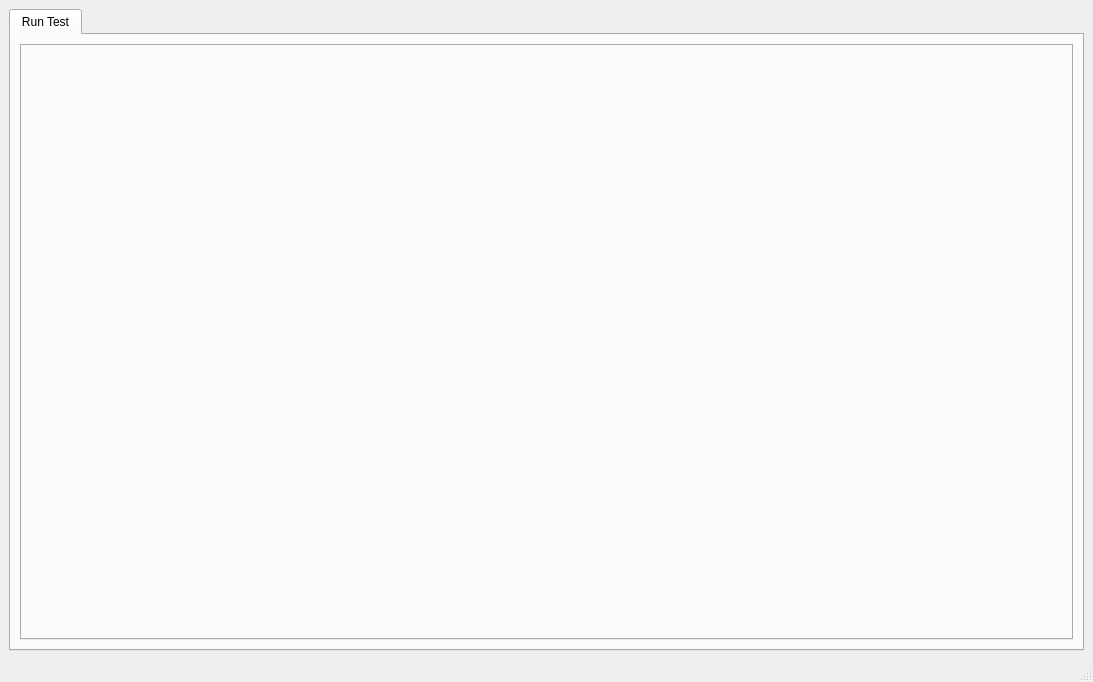
<?xml version="1.0" encoding="UTF-8"?>
<ui version="4.0">
 <class>MainWindow</class>
 <widget class="QMainWindow" name="MainWindow">
  <property name="geometry">
   <rect>
    <x>0</x>
    <y>0</y>
    <width>1093</width>
    <height>682</height>
   </rect>
  </property>
  <property name="windowTitle">
   <string>MainWindow</string>
  </property>
  <widget class="QWidget" name="mimo_main">
   <layout class="QVBoxLayout" name="verticalLayout">
    <item>
     <widget class="QTabWidget" name="rattlesnake_tabs">
      <property name="toolTip">
       <string>Select portion of the Rattlesnake controller.</string>
      </property>
      <property name="currentIndex">
       <number>0</number>
      </property>
      <widget class="QWidget" name="run_test_tab">
       <attribute name="title">
        <string>Run Test</string>
       </attribute>
       <layout class="QVBoxLayout" name="verticalLayout_8">
        <item>
         <layout class="QHBoxLayout" name="environment_results_layout">
          <item>
           <widget class="QTabWidget" name="run_environment_tabs">
            <property name="tabPosition">
             <enum>QTabWidget::West</enum>
            </property>
            <property name="currentIndex">
             <number>-1</number>
            </property>
           </widget>
          </item>
         </layout>
        </item>
       </layout>
      </widget>
     </widget>
    </item>
   </layout>
  </widget>
  <widget class="QMenuBar" name="menubar">
   <property name="geometry">
    <rect>
     <x>0</x>
     <y>0</y>
     <width>1093</width>
     <height>22</height>
    </rect>
   </property>
  </widget>
  <widget class="QStatusBar" name="statusbar"/>
  <action name="actionLoad_Test_File">
   <property name="text">
    <string>Load Test File...</string>
   </property>
  </action>
  <action name="actionSave_Test_File">
   <property name="text">
    <string>Save Test File...</string>
   </property>
  </action>
 </widget>
 <resources/>
 <connections/>
 <buttongroups>
  <buttongroup name="streaming_button_group"/>
 </buttongroups>
</ui>
